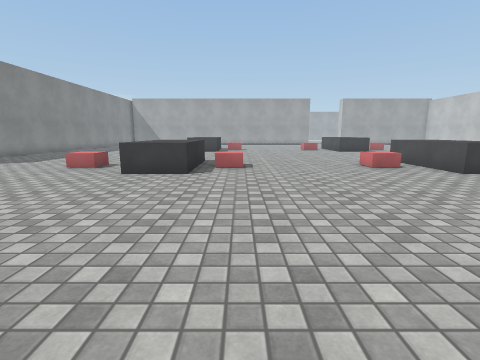
[1] (above)

18 first-person views from a walk through a 3-D level made in the Unity game engine. The camera is 1.2 m above the floor, tilts 10° down and sees 85° across. The floor is counted in squares, 1 m on a side. Each view is taken from the middle of a square. On the plan, view 1 faces up. The plan holds only what a view shows up to about 12 squares ahead; the rest is blank. The place goes on beyond the plan. The player character is not drawn. Surface patterns are stand-ins for the level's own textures.

[2]
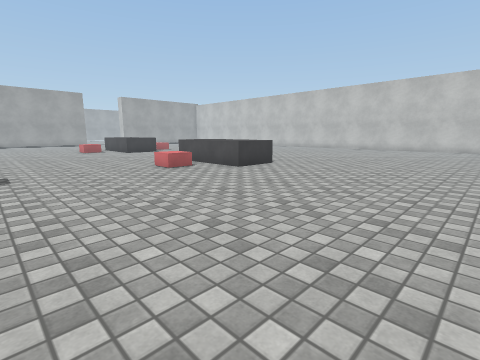

[3]
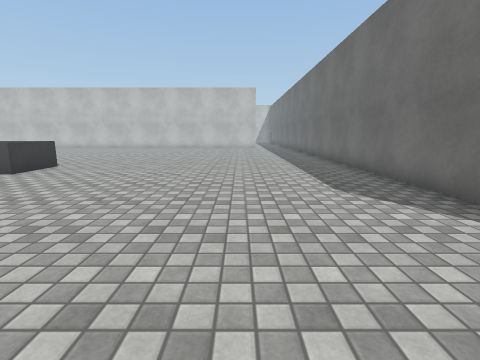

[4]
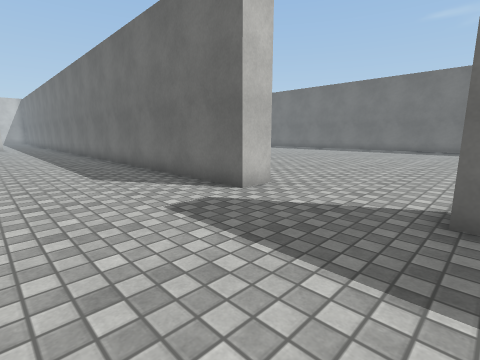

[5]
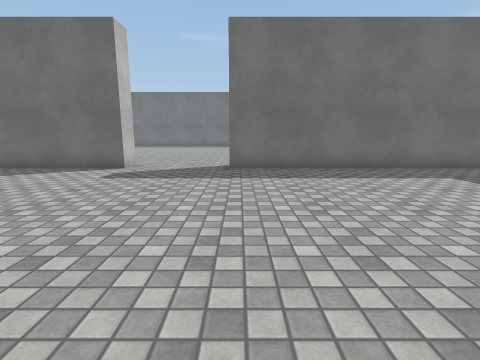

[6]
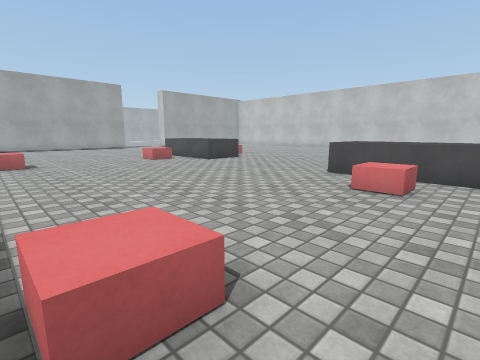

[7]
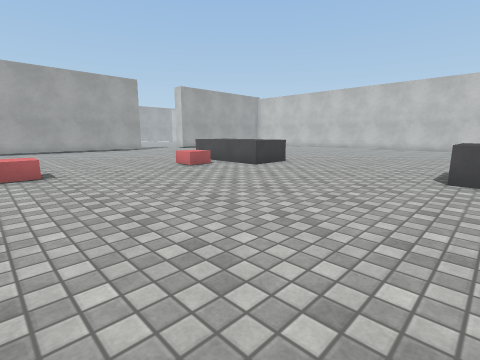

[8]
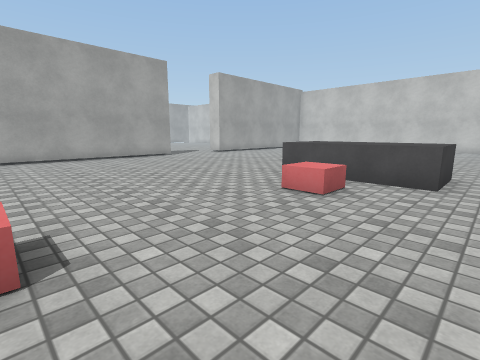

[9]
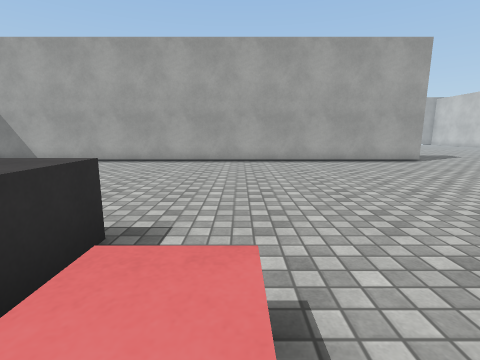

[10]
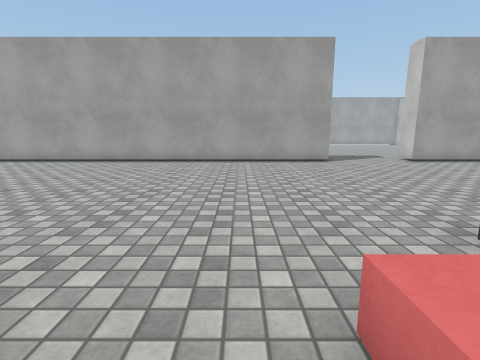

[11]
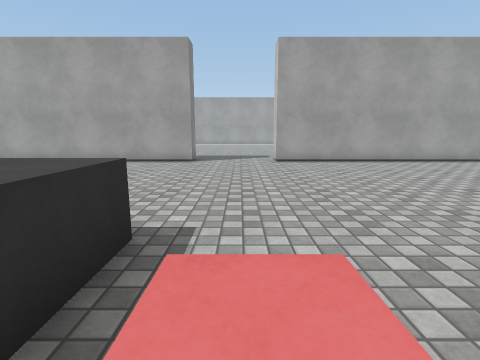

[12]
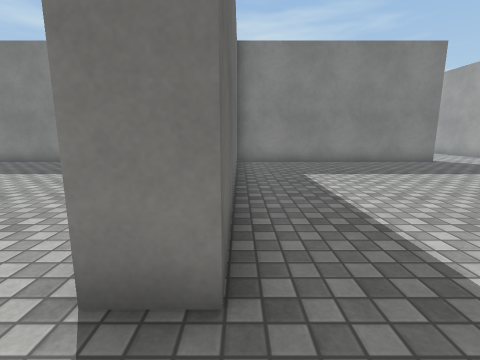

[13]
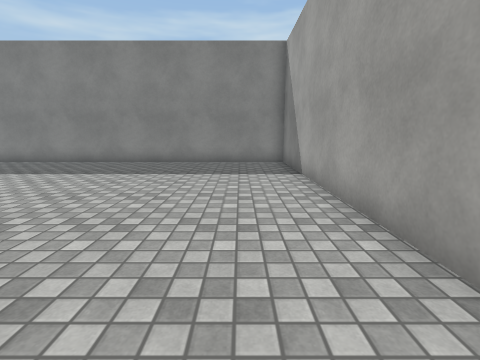

[14]
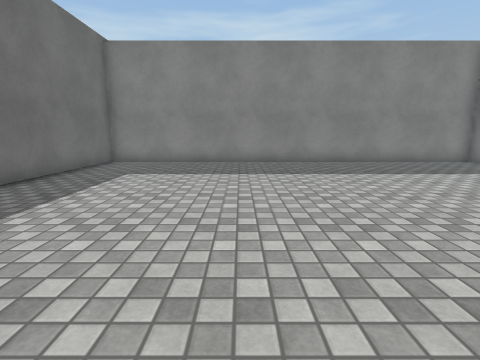

[15]
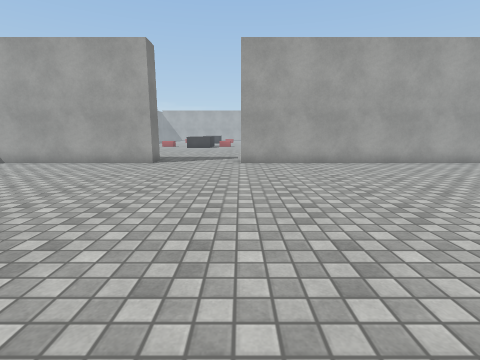

[16]
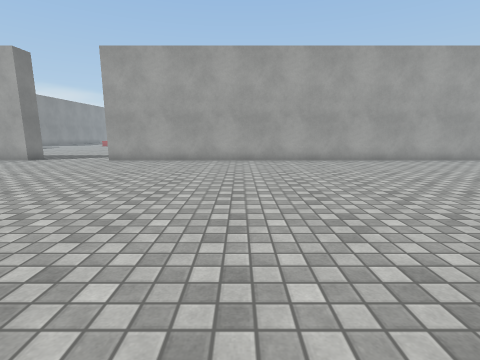

[17]
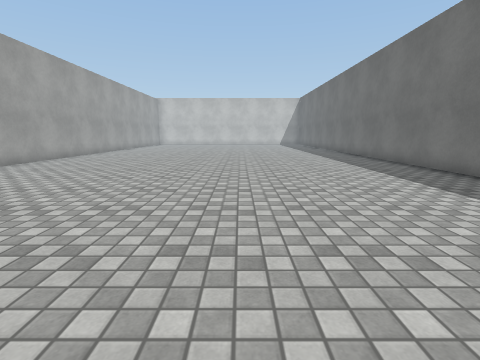

[18]
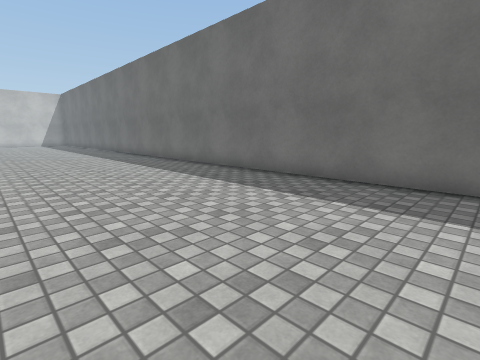

### Floor plan
Key: @ floor where view 1 was taken; # wall or solid block; . floor; ^ raised ledge; O other object.
Columns run from 13 left of view 1 to 18 right of it. Each row starts with its distance up from view 1.
 31   ####################...#######
 30        .........................
 29         ........................
 28         ........................
 27          .......................
 26          ......................
 25           ....................
 24           ...................
 23            .................
 22            ^........^^.....
 21            ^........^^^...
 20             .O....O.^^^ ..
 19             ........^^^.
 18             ........^^....
 17             .............
 16             ............
 15             .............
 14             ..............
 13             ..............
 12    ...     ^........^^...
 11    ...    ^^........^^
 10     ...    ^.O....O.^^^
  9      .....^^........^^^
  8      .....^^........^^...
  7 ..    ...................
  6 ...    ..................
  5  #...   ..................
  4  #....  ...................
  3  #..........................
  2  #..........................
  1  #.......................
  0  #...........@...........
 -1  #.......................
 -2  #.......................
 -3  ##########...###########
 -4  ##########...##################
 -5  #..............................
 -6  #..............................
 -7  #..............................
 -8  #..............................
 -9  #..............................
-10  #..............................
-11  #..............................
-12  #..............................
-13  #..............................
-14  #..............................
-15  #..........  .  ...............
-16  #..........     ...............
-17  #........       ...............
-18  #.......        ...............
-19  #......         ...............
-20  ######          ###############

Where each view was taken, in squares from view 1:
view 1: 0 up, 0 right, facing up
view 2: 1 up, 0 right, facing up-right
view 3: 1 up, 1 left, facing right
view 4: 1 up, 3 left, facing down-right
view 5: 6 up, 3 left, facing down
view 6: 8 up, 1 left, facing up-right
view 7: 11 up, 1 left, facing up-right
view 8: 17 up, 0 right, facing up-right
view 9: 19 up, 0 right, facing up
view 10: 19 up, 4 right, facing up
view 11: 19 up, 10 right, facing up
view 12: 3 down, 1 left, facing left
view 13: 6 down, 1 left, facing left
view 14: 14 down, 1 left, facing left
view 15: 15 down, 1 right, facing up
view 16: 16 down, 7 right, facing up
view 17: 13 down, 6 right, facing right
view 18: 13 down, 4 right, facing down-right
